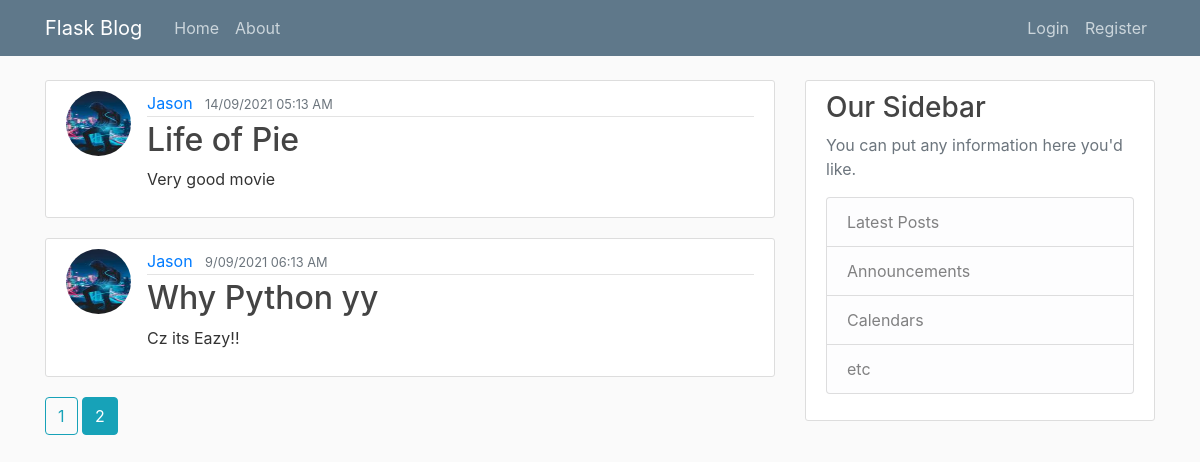
Screenshot of /?page=2 with the database file from the repository.
### flaskblog_pkg/models.py (models this page shows, shortened)
class Post(db.Model):
    id = db.Column(db.Integer, primary_key=True)
    title = db.Column(db.String(100), nullable=False)
    date_posted = db.Column(db.DateTime, nullable=False, default=datetime.utcnow)
    content = db.Column(db.Text, nullable=False)
    user_id = db.Column(db.Integer, db.ForeignKey('user.id'), nullable=False)

class User(db.Model, UserMixin):
    id = db.Column(db.Integer, primary_key=True)
    username = db.Column(db.String(15), unique=True, nullable=False)
    email = db.Column(db.String(100), unique=True, nullable=False)
    img_file = db.Column(db.String(31), nullable=False, default='default.jpg')
    password = db.Column(db.String(60), nullable=False)
    posts = db.relationship('Post', backref='author', lazy=True)

### flaskblog_pkg/routes.py (the view)
@app.route("/home")
@app.route("/")
def home():
    page_no = request.args.get('page', 1, type=int)
    blogs =Post.query.order_by(Post.date_posted.desc()).paginate(per_page=4, page=page_no)
    return render_template('home.html',posts=blogs)

### flaskblog_pkg/templates/home.html
{% extends "layout.html" %}
{% block content %}
    {% for post in posts.items %}
    <article class="media content-section">
      <img class="rounded-circle article-img" src="{{ url_for('static', filename='profile_pics/' + post.author.img_file) }}">
        <div class="media-body">
          <div class="article-metadata">
            <a class="mr-2" href="{{ url_for('user_posts', username=post.author.username) }}">{{ post.author.username }}</a>
            <small class="text-muted">{{ post.date_posted.strftime('%e/%m/%Y%t%I:%M %p') }}</small>
          </div>
          <h2><a class="article-title" href="{{ url_for('post', post_id=post.id) }}">{{ post.title }}</a></h2>
          <p class="article-content">{{ post.content }}</p>
        </div>
      </article>
    {% endfor %}
    {% for page_num in posts.iter_pages(left_edge=1, right_edge=1, left_current=1, right_current=2) %}
      {% if page_num %}
        {% if posts.page==page_num %}
          <a class="btn btn-info mb-4" href="{{ url_for('home',page=page_num) }}">{{ page_num }}</a>
        {% else %}
          <a class="btn btn-outline-info mb-4" href="{{ url_for('home',page=page_num) }}">{{ page_num }}</a>
        {% endif %}
      {% else %}
        ...
      {% endif %}
    {% endfor %}
{% endblock %}

### flaskblog_pkg/static/main.css (style rules this page uses)
body { background: #fafafa; color: #333333; margin-top: 5rem; }
h1, h2, h3, h4, h5, h6 { color: #444444; }
.content-section { background: #ffffff; padding: 10px 20px; border: 1px solid #dddddd; border-radius: 3px; margin-bottom: 20px; }
.article-title { color: #444444; }
.article-content { white-space: pre-line; }
.article-img { height: 65px; width: 65px; margin-right: 16px; }
.article-metadata { padding-bottom: 1px; margin-bottom: 4px; border-bottom: 1px solid #e3e3e3 }

### rows the page displays
Post: img_file (picture), author.username "Jason", date_posted "14/09/2021 05:13 AM", title "Life of Pie", content "Very good movie"
Post: img_file (picture), author.username "Jason", date_posted "9/09/2021 06:13 AM", title "Why Python yy", content "Cz its Eazy!!"

### other values shown
{{ page_num }} "1"
{{ page_num }} "2"
